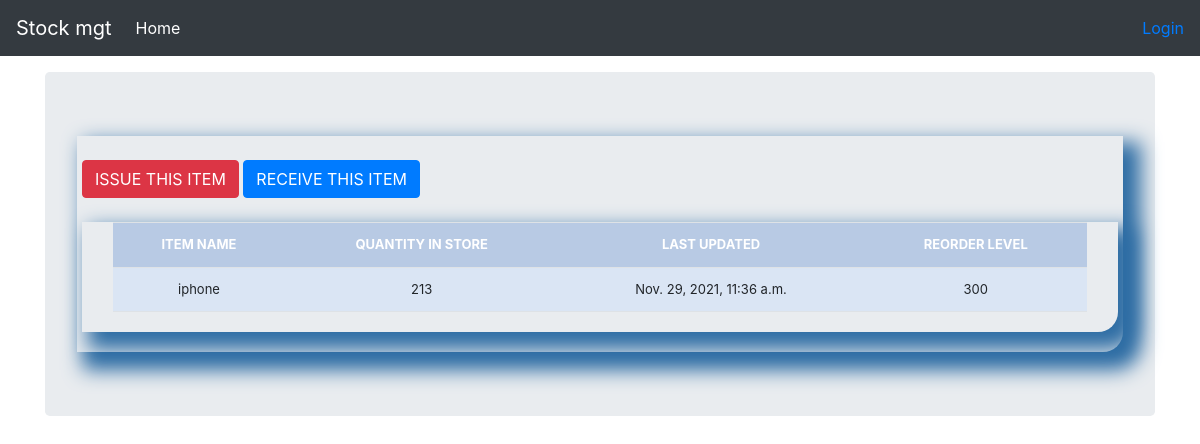
/stock_detail/3/, run on the app's committed database.
### stockmgmt/models.py (models this page shows, shortened)
class Stock(models.Model):
    category = models.ForeignKey(
        Category, on_delete=models.CASCADE, blank=True)
    item_name = models.CharField(max_length=50, blank=True, null=True)
    quantity = models.IntegerField(default='0', blank=True, null=True)
    receive_quantity = models.IntegerField(default='0', blank=True, null=True)
    receive_by = models.CharField(max_length=50, blank=True, null=True)
    issue_quantity = models.IntegerField(default='0', blank=True, null=True)
    issue_by = models.CharField(max_length=50, blank=True, null=True)
    issue_to = models.CharField(max_length=50, blank=True, null=True)
    phone_number = models.CharField(max_length=50, blank=True, null=True)
    created_by = models.CharField(max_length=50, blank=True, null=True)
    reorder_level = models.IntegerField(default='0', blank=True, null=True)
    last_updated = models.DateTimeField(auto_now_add=False, auto_now=True)
    timestamp = models.DateTimeField(auto_now_add=True, auto_now=False)

### stockmgmt/views.py (the view)
# urls.py: path('stock_detail/<str:pk>/', views.stock_detail, name="stock_detail"),
def stock_detail(request, pk):
    queryset = Stock.objects.get(id=pk)
    context = {
        "queryset": queryset,
    }
    return render(request, "stock_detail.html", context)

### stockmgmt/templates/stock_detail.html (shortened to what this page needs)
{% load crispy_forms_tags %} {% load static %}
<!DOCTYPE html>
<html lang="en">
<head>
  <link href="https://cdn.jsdelivr.net/npm/bootstrap@5.1.3/dist/css/bootstrap.min.css" rel="stylesheet"
 />
  <link href="{% static 'css/stylesheet.css' %}" rel="stylesheet" />
  <link href="{% static 'css/bootstrap.min.css' %}" rel="stylesheet" />
  <link href="{% static 'css/navbar-top-fixed.css' %}" rel="stylesheet" />
</head>
<body>
  {% include 'navbar.html' %}
  <main role="main" class="container">
    <div class="jumbotron">
      <div class="display_table">
        <br />
        <a href="{% url 'issue_items' queryset.id %}"><div class='btn btn-danger'>ISSUE THIS ITEM</div></a>
        <a href="{% url 'receive_items' queryset.id %}"><div class='btn btn-primary'>RECEIVE THIS ITEM</div></a>
                <br><br>
                <div class="display_table">
                  <table class='table'>
                          <tr>
                            <th>ITEM NAME</th>
                            <th>QUANTITY IN STORE</th>
                            <th>LAST UPDATED</th>
                            <th>REORDER LEVEL</th>
                          </tr>
                          <tr>
                            <td>{{queryset.item_name}}</td>
                            <td>{{queryset.quantity}}</td>
                            <td>{{queryset.last_updated}}</td>
                            <td>{{queryset.reorder_level}}</td>
                          </tr>
                  </table>
                </div>
      </div>
    </div>
  </main>
</body>
</html>

### stockmgmt/static/css/stylesheet.css (style rules this page uses)
.table { font-size: 13px; text-align: center; width: 95%; margin: auto; }
.table tr:nth-child(odd) { background: #b8cae4; }
.table tr:nth-child(even) { background: #dae5f4; }
th { background-color: #337ab7; color: white; }
.display_table { border-bottom-right-radius: 20px; padding-left: 5px; padding-right: 5px; padding-bottom: 20px; box-shadow: 12px 12px 15px #2e6da4; }

### stockmgmt/static/css/navbar-top-fixed.css (style rules this page uses)
body { min-height: 75rem; padding-top: 4.5rem; }

### stockmgmt/templates/stock_detail.html (style rules this page uses)
.table { font-size: 13px; text-align: center; width: 95%; margin: auto; }
.table tr:nth-child(odd) { background: #b8cae4; }
.table tr:nth-child(even) { background: #dae5f4; }
th { background-color: #337ab7; color: white; }
.display_table { border-bottom-right-radius: 20px; padding-left: 5px; padding-right: 5px; padding-bottom: 20px; box-shadow: 12px 12px 20px 6px #2e6da4; }

### data on the page
Stock: item_name "iphone", quantity "213", last_updated "Nov. 29, 2021, 11:36 a.m.", reorder_level "300"
